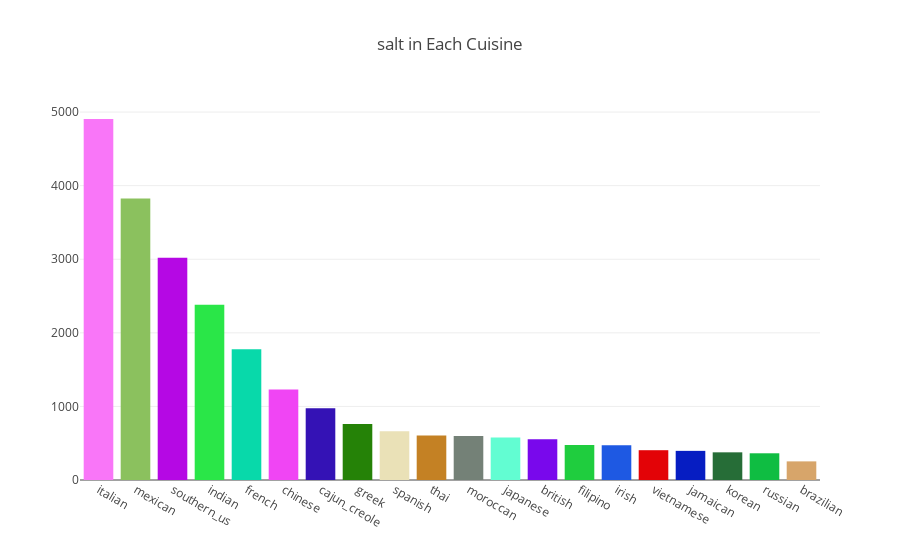

The notebook cell this image was saved under:
### Code cell
picture = [go.Bar(
            x=ingredients_df['Cuisine'],
            y=ingredients_df['Total'],
    marker = dict(color = random_colours(20))
    )]

layout = go.Layout(
    title= ingredients + ' in Each Cuisine',
)

fig = go.Figure(data=picture, layout=layout)
py.iplot(fig, filename='basic-bar')

### Figure 1 — Plotly figure (JSON) as saved in the notebook; plotly's stock layout.template omitted (floating-point values rounded to 4 significant figures)
{"data": [{"marker": {"color": ["#F976F8", "#8BC15E", "#B508E4", "#2AE648", "#08D9AA", "#F045F4", "#3412B5", "#258207", "#EAE1B7", "#C48124", "#748177", "#62FDD2", "#7908EC", "#1FCD3E", "#1E59E3", "#E30307", "#061DC2", "#266D37", "#0FBD42", "#D7A56A"]}, "type": "bar", "uid": "85c3000b-5b0c-4d35-9ffb-9b6e77828bdd", "x": ["italian", "mexican", "southern_us", "indian", "french", "chinese", "cajun_creole", "greek", "spanish", "thai", "moroccan", "japanese", "british", "filipino", "irish", "vietnamese", "jamaican", "korean", "russian", "brazilian"], "y": [4906, 3825, 3020, 2382, 1778, 1229, 974, 761, 661, 606, 598, 579, 553, 474, 473, 405, 396, 376, 363, 253]}], "layout": {"title": {"text": "salt in Each Cuisine"}}}
